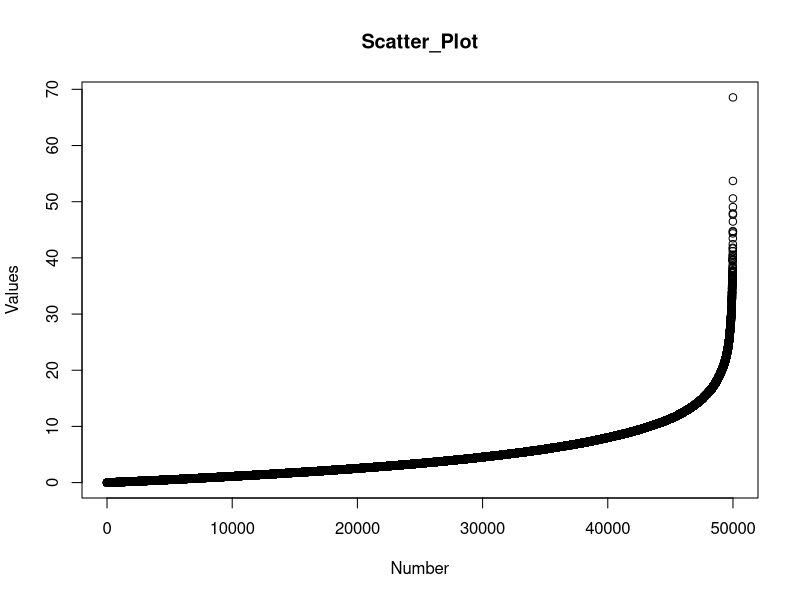
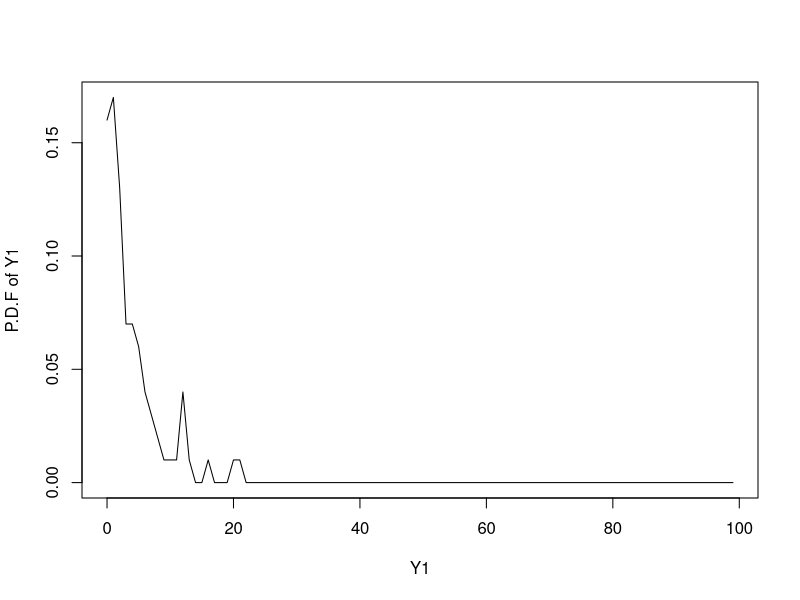
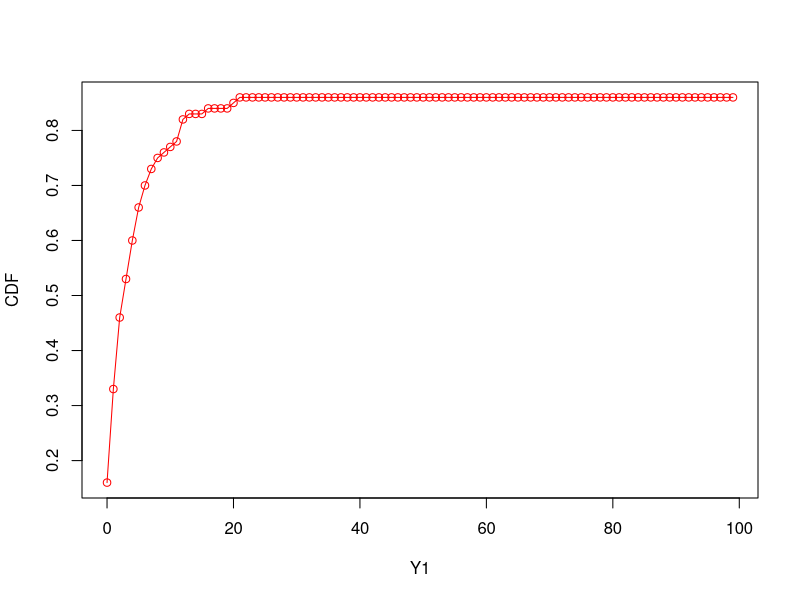
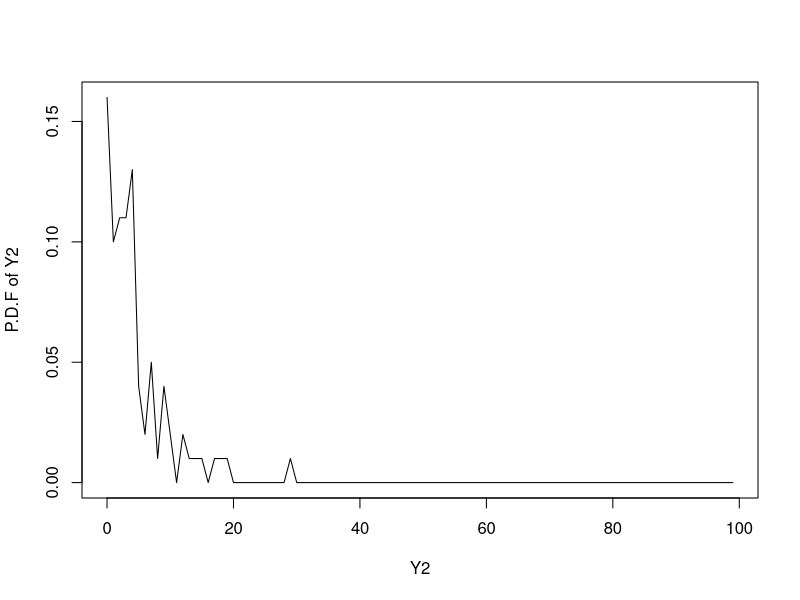
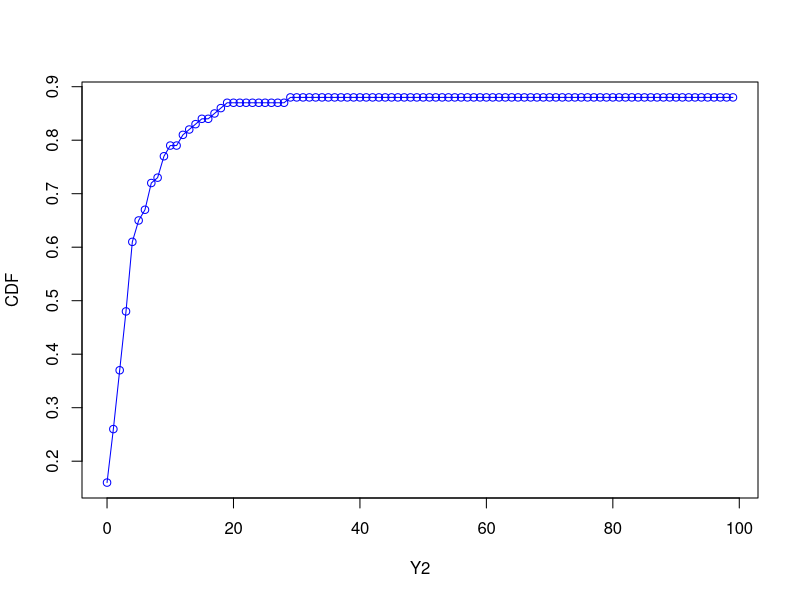
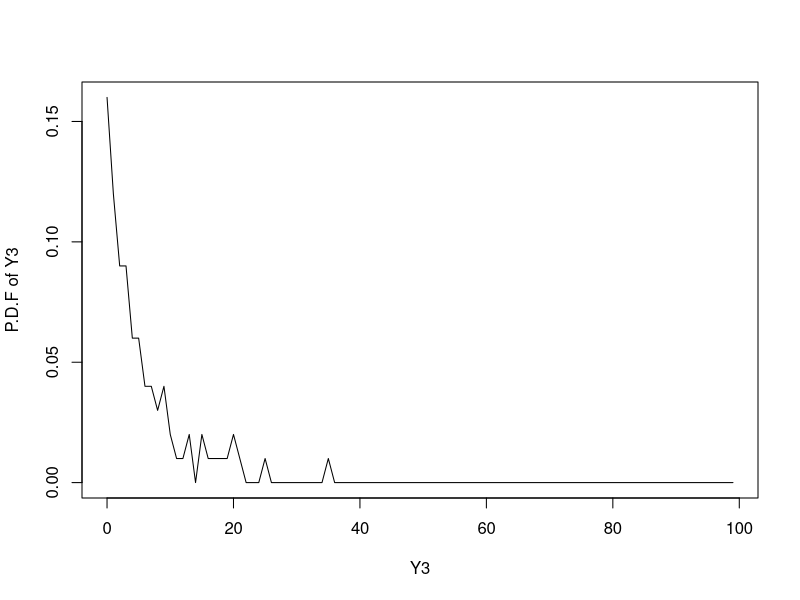
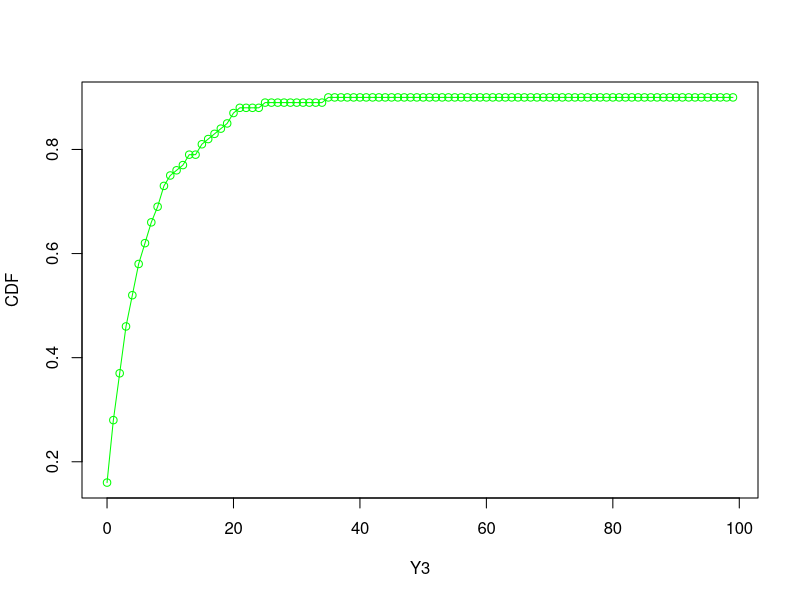
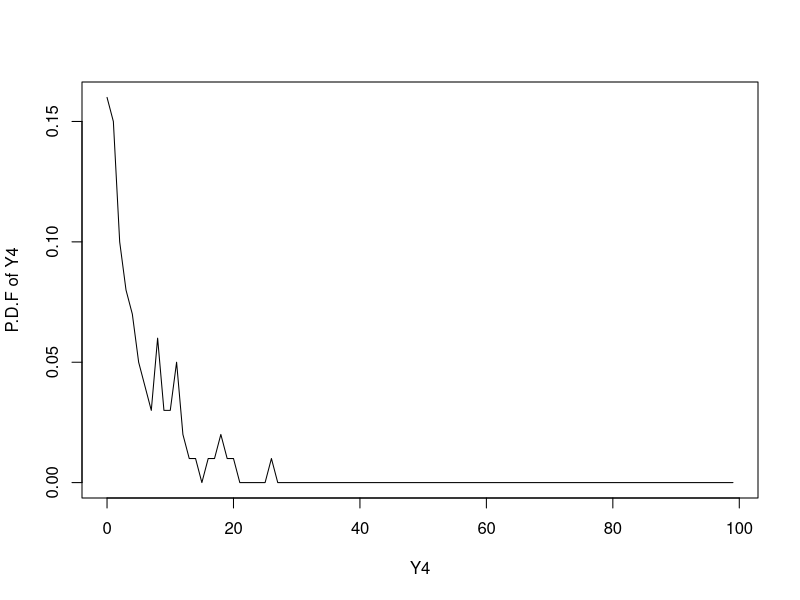

Write R code to recreate these figures, in order.
##Step 1
num_samples <- 50000
X <- rexp(num_samples, 0.2)
xp <- data.frame(X = seq(1, num_samples, 1), Y = sort(X))
plot(xp, xlab = "Number", ylab = "Values", main = "Scatter_Plot")

##Step 2
Y <- split(X, seq(1,500,1))

##Step 3

##1

pdata1 <- rep(0,100)
for ( i in 1:100){
  val = round(Y[[1]][[i]],0);
  if (val <= 100){
    pdata1[val] = pdata1[val] + 1/100;
  }
}

xcols1 <- c(0:99)
str(pdata1)
str(xcols1)

plot(xcols1, pdata1, "l", xlab="Y1", ylab="P.D.F of Y1")

cdata1 <- rep(0, 100)

cdata1[1] <- pdata1[1]

for(i in 2:100){
  cdata1[i] = cdata1[i-1] + pdata1[i]
}

plot(xcols1, cdata1, "o", col="red", xlab="Y1", ylab="CDF")

##2

pdata2 <- rep(0,100)
for ( i in 1:100){
  val = round(Y[[2]][[i]],0);
  if (val <= 100){
    pdata2[val] = pdata2[val] + 1/100;
  }
}

xcols2 <- c(0:99)
str(pdata2)
str(xcols2)

plot(xcols2, pdata2, "l", xlab="Y2", ylab="P.D.F of Y2")

cdata2 <- rep(0, 100)

cdata2[1] <- pdata2[1]

for(i in 2:100){
  cdata2[i] = cdata2[i-1] + pdata2[i]
}

plot(xcols2, cdata2, "o", col="blue", xlab="Y2", ylab="CDF")

##3

pdata3 <- rep(0,100)
for ( i in 1:100){
  val = round(Y[[3]][[i]],0);
  if (val <= 100){
    pdata3[val] = pdata3[val] + 1/100;
  }
}

xcols3 <- c(0:99)
str(pdata3)
str(xcols3)

plot(xcols3, pdata3, "l", xlab="Y3", ylab="P.D.F of Y3")

cdata3 <- rep(0, 100)

cdata3[1] <- pdata3[1]

for(i in 2:100){
  cdata3[i] = cdata3[i-1] + pdata3[i]
}

plot(xcols3, cdata3, "o", col="green", xlab="Y3", ylab="CDF")

##4
pdata4 <- rep(0,100)
for ( i in 1:100){
  val = round(Y[[4]][[i]],0);
  if (val <= 100){
    pdata4[val] = pdata4[val] + 1/100;
  }
}

xcols4 <- c(0:99)
str(pdata4)
str(xcols4)

plot(xcols4, pdata4, "l", xlab="Y4", ylab="P.D.F of Y4")

cdata4 <- rep(0, 100)

cdata4[1] <- pdata4[1]

for(i in 2:100){
  cdata4[i] = cdata4[i-1] + pdata4[i]
}

plot(xcols4, cdata4, "o", col="yellow", xlab="Y4", ylab="CDF")

##5
pdata5 <- rep(0,100)
for ( i in 1:100){
  val = round(Y[[5]][[i]],0);
  if (val <= 100){
    pdata5[val] = pdata5[val] + 1/100;
  }
}

xcols5 <- c(0:99)
str(pdata5)
str(xcols5)

plot(xcols5, pdata5, "l", xlab="Y5", ylab="P.D.F of Y5")

cdata5 <- rep(0, 100)

cdata5[1] <- pdata5[1]

for(i in 2:100){
  cdata5[i] = cdata5[i-1] + pdata5[i]
}

plot(xcols5, cdata5, "o", col="orange", xlab="Y5", ylab="CDF")

avg <- rep(0,500)
sdev <- rep(0,500)

for ( i in 1:500){
  avg[i] <- mean(Y[[i]])
  sdev[i] <- sd(Y[[i]])
}

for ( i in 1:5){
  print(avg[i])
}

for ( i in 1:5){
  print(sdev[i])
}

##Step 4

pdata_m <- rep(0, 10);

for(i in 1:500){
  val=round(avg[i], 0);
  if(val <= 100){
    pdata_m[val] = pdata_m[val] + 1/ 500; 
  }
}

xcols_m <- c(1:10)

str(pdata_m)
str(xcols_m)

plot(xcols_m, pdata_m, "l", xlab="Mean", ylab="f(x)", main = "pdf of means")

cdata_m <- rep(0, 10)

cdata_m[1] <- pdata_m[1]

for(i in 2:10){
  cdata_m[i] = cdata_m[i-1] + pdata_m[i]
}

plot(xcols_m, cdata_m, "o", col="pink", xlab="mean", ylab="F(X)", main="CDF of means")

tab <- table(round(avg))
str(tab)

plot(tab, "h", xlab="Value", ylab="Frequency")

##Step 5

finalmean <- rep(0,1)
finalsd <- rep(0,1)
finalmean  = mean(avg)
finalsd = sd(avg)

print(finalmean)
print(finalsd)
